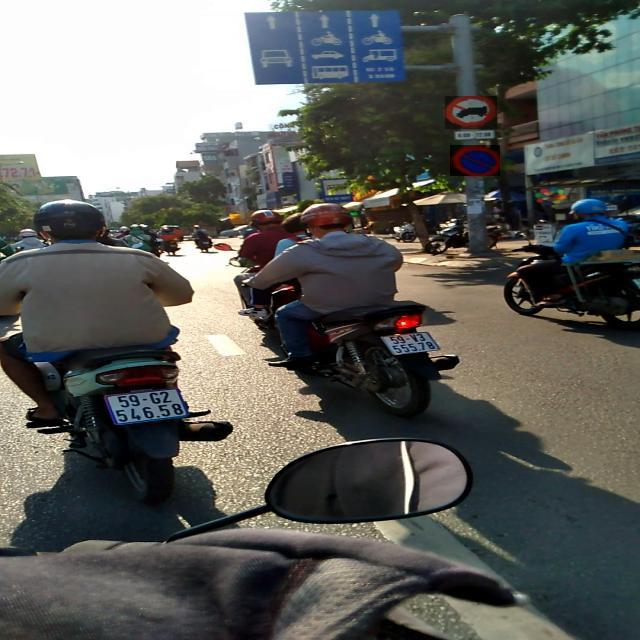
#> input picture dataset/train/images/image_103_jpg.rf.ee6cea25949f7b06dfb25ebe80002746.jpg, 640 x 640 px; its folder holds only this picture in this run
$ python data_preprocessing_demo.py
#> lines starting #> are read from the running program, lines starting #| are printed output that depends on the picture; after the words box and inside, x2 and y2 are one past the last pixel; in counts of white or black regions, pixels touching at a corner belong together
import cv2
import numpy as np
import matplotlib.pyplot as plt
import os
import random

def main():
    print("Đang khởi tạo công cụ phân tích và xử lý dữ liệu...")

    # 1. Cài đặt đường dẫn tới thư mục dataset
    # Trỏ tới thư mục chứa tập train của dataset đã tải về
    dataset_path = '../dataset/train/images'

    if not os.path.exists(dataset_path):
        print(f"❌ Lỗi: Không tìm thấy thư mục {dataset_path}. Vui lòng kiểm tra lại vị trí đặt code.")
        return

    # Lọc lấy danh sách các file ảnh
    image_files = [f for f in os.listdir(dataset_path) if f.endswith(('.jpg', '.png', '.jpeg'))]

    if not image_files:
        print("❌ Lỗi: Không tìm thấy ảnh nào trong thư mục dataset!")
        return

    # Chọn ngẫu nhiên 1 ảnh biển báo trong cục 6700 ảnh để làm mẫu phân tích
    sample_image = random.choice(image_files)
    img_path = os.path.join(dataset_path, sample_image)
    print(f"👉 Đang phân tích ảnh mẫu: {sample_image}")

    # ==========================================
    # PHẦN 1: TẢI ẢNH & HIỂN THỊ CƠ BẢN
    # ==========================================
    # Đọc ảnh bằng OpenCV (Mặc định OpenCV đọc theo hệ màu BGR)
    image_bgr = cv2.imread(img_path)
#> image_bgr is the input picture: shape (640, 640, 3); mean B, G, R 94, 97.7, 96.6
    # Chuyển đổi màu từ BGR sang RGB để hiển thị đúng thực tế trên Matplotlib
    image_rgb = cv2.cvtColor(image_bgr, cv2.COLOR_BGR2RGB)

    # Thiết lập khung vẽ biểu đồ báo cáo
    plt.figure(figsize=(16, 10))
    plt.suptitle(f"Báo cáo Data Preprocessing & Feature Engineering\nFile mẫu: {sample_image}", fontsize=16, fontweight='bold')

    # Ô số 1: Ảnh gốc
    plt.subplot(2, 4, 1)
    plt.imshow(image_rgb)
    plt.title("1. Ảnh gốc (Original RGB)")
    plt.axis('off')

    # ==========================================
    # PHẦN 2: FEATURE ENGINEERING (Tính toán đặc trưng)
    # ==========================================

    # Minh chứng 2.1: Phân tích Màu sắc (Color Histogram)
    # Rất quan trọng vì biển báo giao thông phụ thuộc nhiều vào màu Đỏ/Xanh lam/Vàng
    plt.subplot(2, 4, 2)
    colors = ('r', 'g', 'b')
    for i, col in enumerate(colors):
        # Tính toán phân phối pixel cho từng kênh màu
        hist = cv2.calcHist([image_rgb], [i], None, [256], [0, 256])
        plt.plot(hist, color=col)
        plt.xlim([0, 256])
    plt.title("2. Đặc trưng: Color Histogram")
    plt.xlabel("Giá trị Pixel (0-255)")
    plt.ylabel("Tần suất xuất hiện")

    # Minh chứng 2.2: Trích xuất đường biên/viền hình khối (Canny Edge Detection)
    # Giúp chứng minh AI nhận ra được hình tròn/tam giác của biển báo
    gray_image = cv2.cvtColor(image_bgr, cv2.COLOR_BGR2GRAY)
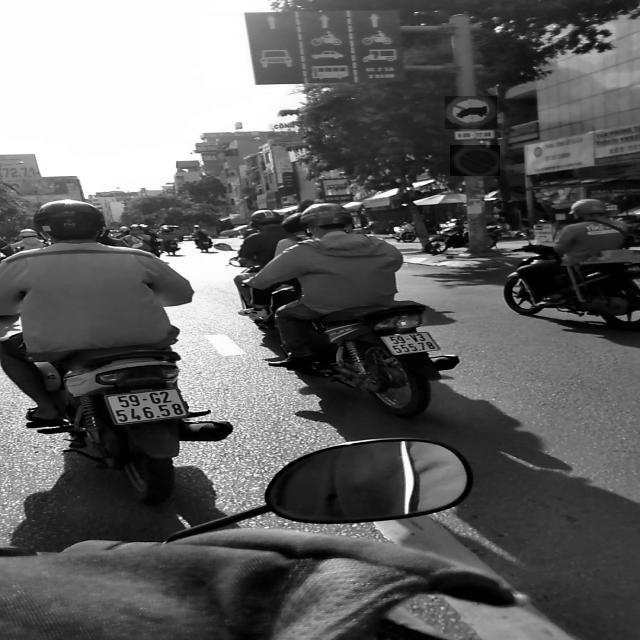
#> gray_image: shape (640, 640); min 0, max 255, mean 96.9
    blurred_gray = cv2.GaussianBlur(gray_image, (5, 5), 0) # Làm mờ giảm nhiễu trước khi lấy biên
    edges = cv2.Canny(blurred_gray, threshold1=100, threshold2=200)
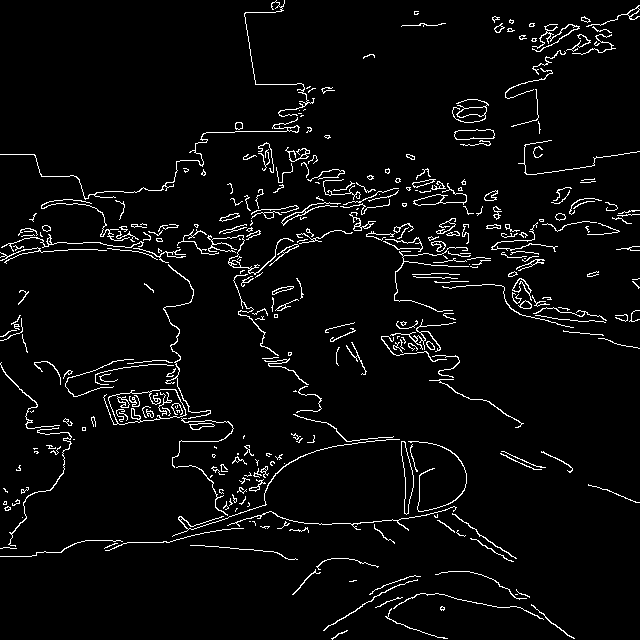
#> edges: shape (640, 640); 4.1% white in thin lines or dots

    plt.subplot(2, 4, 3)
    plt.imshow(edges, cmap='gray')
    plt.title("3. Đặc trưng: Edge Detection (Canny)")
    plt.axis('off')

    # ==========================================
    # PHẦN 3: DATA AUGMENTATION (Tăng cường dữ liệu)
    # Mở rộng dataset thực tế (mô phỏng kỹ thuật YOLO dataloader)
    # ==========================================

    # Minh chứng 3.1: Quay ảnh (Rotation) - Mô phỏng góc cam bị nghiêng
    rows, cols = image_rgb.shape[:2]
#> rows = 640; cols = 640
    # Xoay ngẫu nhiên nghiêng 15 độ
    rotation_matrix = cv2.getRotationMatrix2D((cols/2, rows/2), 15, 1)
    rotated_image = cv2.warpAffine(image_rgb, rotation_matrix, (cols, rows))
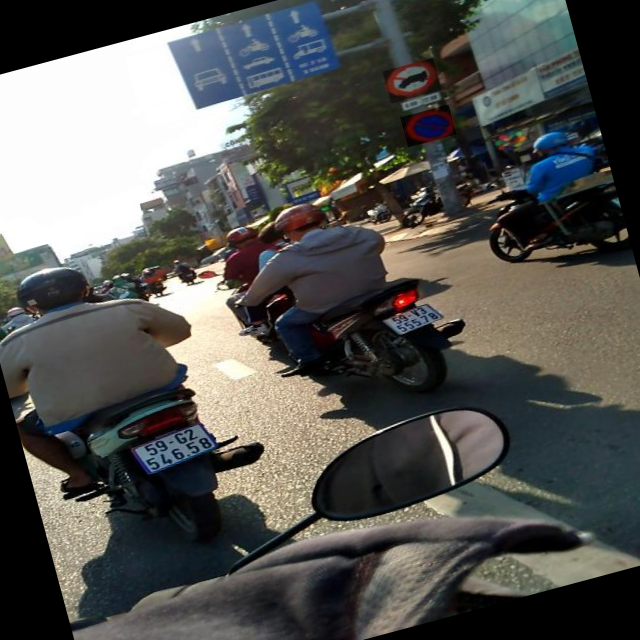
#> rotated_image: shape (640, 640, 3); mean R, G, B 86.2, 86.5, 83.1

    plt.subplot(2, 4, 4)
    plt.imshow(rotated_image)
    plt.title("4. Augment: Xoay (Rotate 15°)")
    plt.axis('off')

    # Minh chứng 3.2: Lật ảnh ngang (Horizontal Flip)
    flipped_image = cv2.flip(image_rgb, 1)
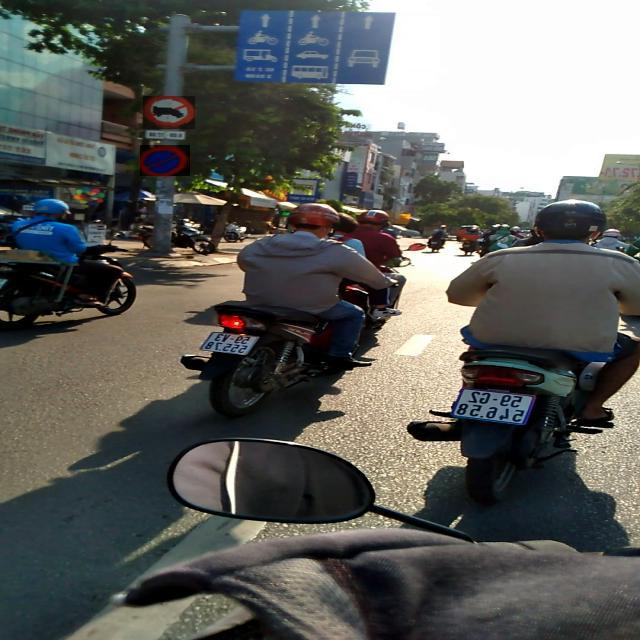
#> flipped_image: shape (640, 640, 3); mean R, G, B 96.6, 97.7, 94

    plt.subplot(2, 4, 5)
    plt.imshow(flipped_image)
    plt.title("5. Augment: Lật ảnh ngang (Flip)")
    plt.axis('off')

    # Minh chứng 3.3: Làm nhòe/mờ (Gaussian Blur) - Mô phỏng sương mù/cam out nét
    blurred_image = cv2.GaussianBlur(image_rgb, (15, 15), 0)
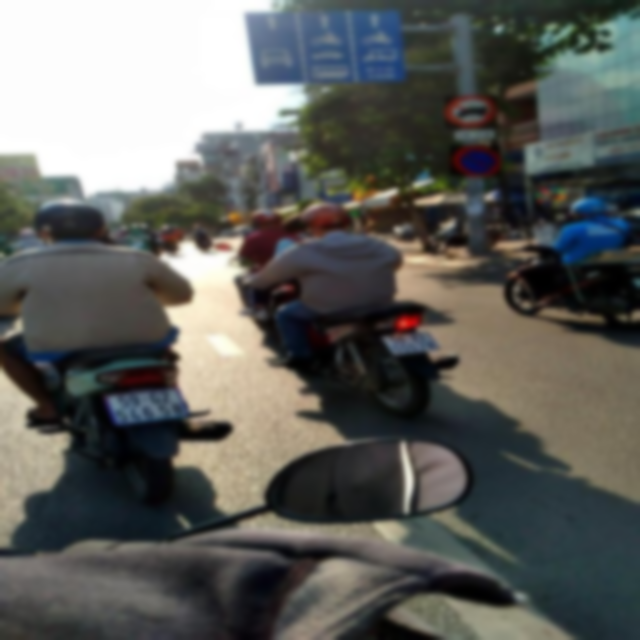
#> blurred_image: shape (640, 640, 3); mean R, G, B 96.6, 97.7, 94

    plt.subplot(2, 4, 6)
    plt.imshow(blurred_image)
    plt.title("6. Augment: Làm nhòe (Gaussian Blur)")
    plt.axis('off')

    # Minh chứng 3.4: Thay đổi độ sáng (Brightness & Contrast) - Mô phỏng thiếu sáng/chói nắng
    bright_image = cv2.convertScaleAbs(image_rgb, alpha=1.2, beta=40)
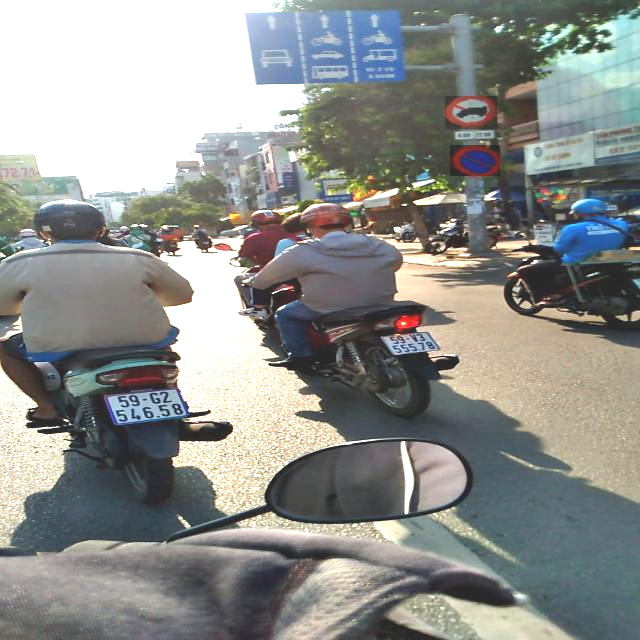
#> bright_image: shape (640, 640, 3); mean R, G, B 143.2, 145.3, 142.1

    plt.subplot(2, 4, 7)
    plt.imshow(bright_image)
    plt.title("7. Augment: Tăng độ sáng chói")
    plt.axis('off')

    # ==========================================
    # PHẦN 4: FINAL PREPROCESSING (Dành cho AI)
    # ==========================================
    # Resize về 640x640 (chuẩn của YOLOv8) và Normalize [0-1]
    resized_image = cv2.resize(image_rgb, (640, 640))
    normalized_image = resized_image / 255.0 # Chuẩn hóa pixel về 0.0 - 1.0

    # Đoạn này để hiển thị trực quan (matplotlib hiểu dải 0-1)
    plt.subplot(2, 4, 8)
    plt.imshow(normalized_image)
    plt.title("8. Preprocess: Resize 640x640 & Normalize")
    plt.axis('off')

    # ==========================================
    # LƯU VÀ HIỂN THỊ BÁO CÁO KẾT QUẢ
    # ==========================================
    plt.tight_layout()
    # Tự động canh lề title
    plt.subplots_adjust(top=0.9)

    output_filename = "BaoCao_Preprocessing_Cua_Toi.png"
    plt.savefig(output_filename, dpi=300)
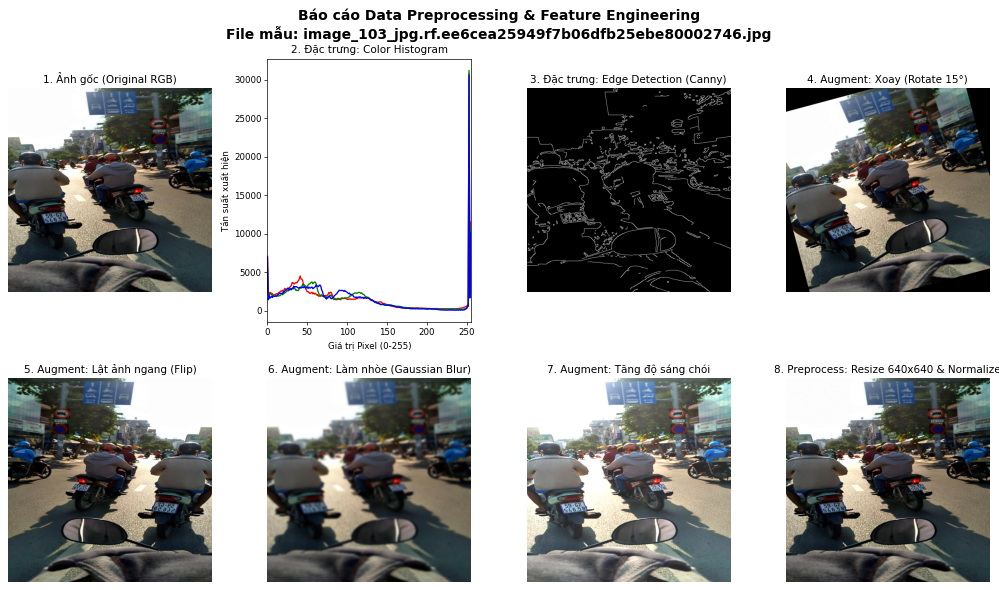
#> figure drawn by matplotlib, 8 panels; panel 2: curve peaks at x = 253, y = 30868; panel 2: curve peaks at x = 253, y = 31215; panel 2: curve peaks at x = 253, y = 30597
    print(f"✅ HOÀN TẤT! Đã xuất ảnh báo cáo phân tích ra file gốc: {output_filename}")
    print("Chụp file ảnh này và cho vào slide/report để báo cáo phân việc của bạn!")

    # Hiển thị lên màn hình máy tính (nếu chạy local)
    plt.show()

if __name__ == "__main__":
    main()

$ run again, on dataset/train/images/image_219_jpg.rf.46f07a246923b8563c655dd7d6290389.jpg
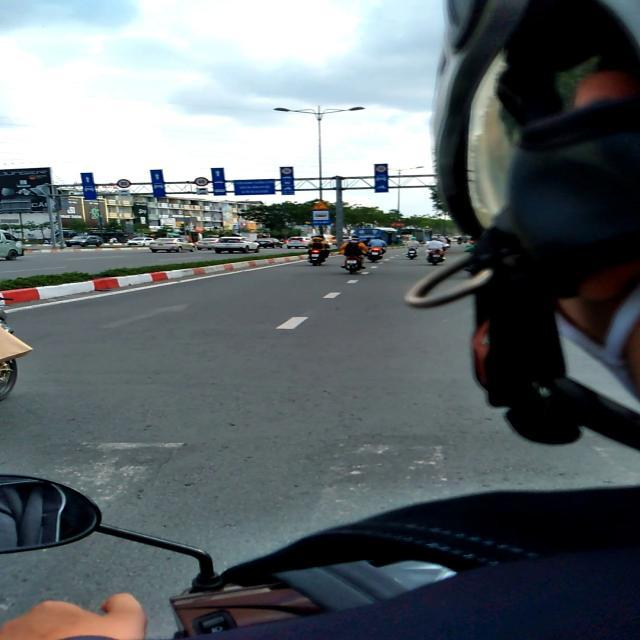
#> input picture dataset/train/images/image_219_jpg.rf.46f07a246923b8563c655dd7d6290389.jpg, 640 x 640 px
#> in main, image_bgr is the input picture: shape (640, 640, 3); mean B, G, R 107.9, 104.6, 97
#> in main, `edges = cv2.Canny(blurred_gray, threshold1=100, threshold2=200)`:
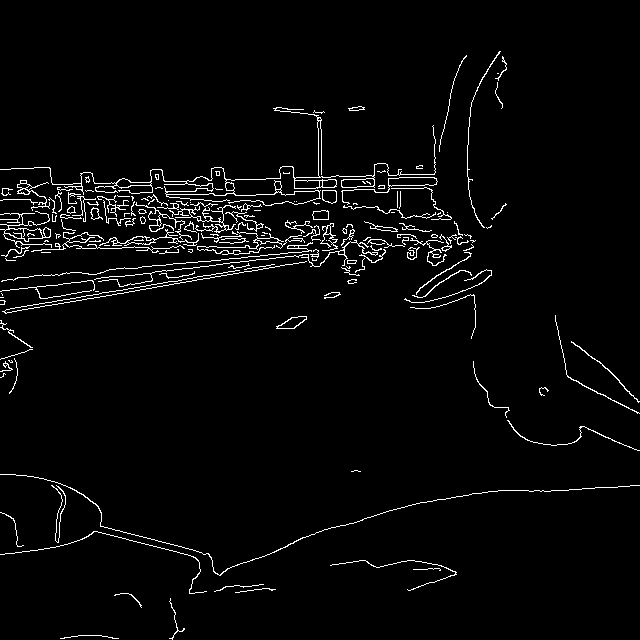
#> edges: shape (640, 640); 3% white in thin lines or dots
#> in main, `bright_image = cv2.convertScaleAbs(image_rgb, alpha=1.2, beta=40)`:
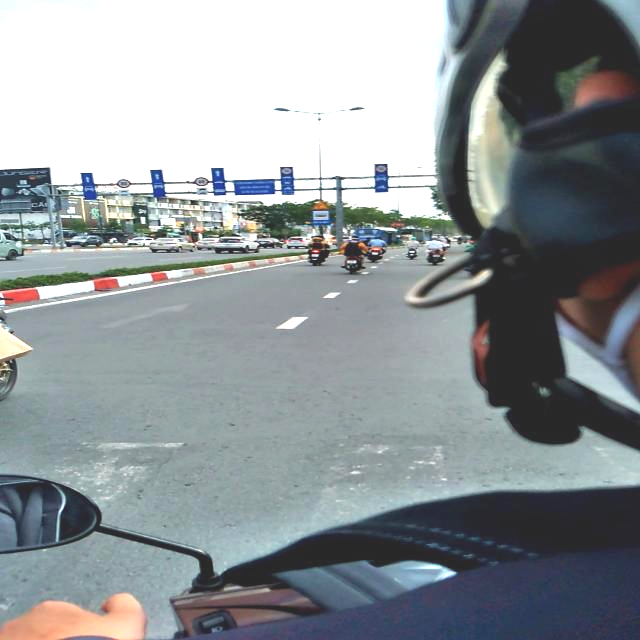
#> bright_image: shape (640, 640, 3); mean R, G, B 142.5, 149, 152.2

$ run again, on dataset/train/images/image_304_jpg.rf.82fef19ec071330a81c18b7c3044cd00.jpg
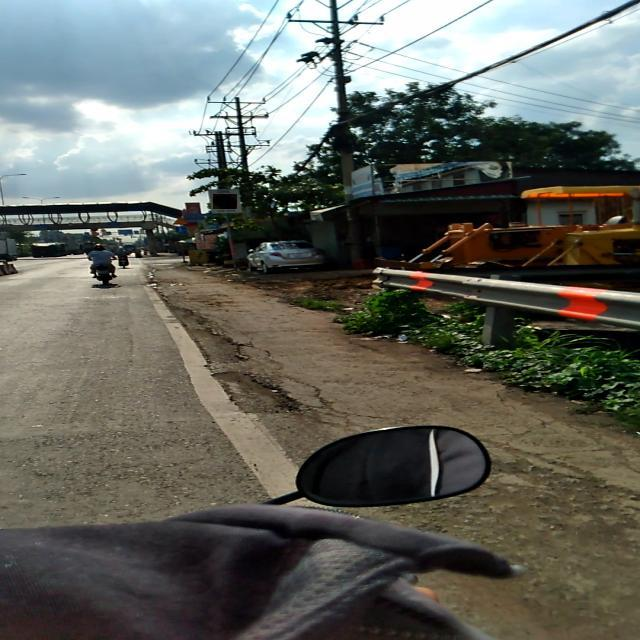
#> input picture dataset/train/images/image_304_jpg.rf.82fef19ec071330a81c18b7c3044cd00.jpg, 640 x 640 px
#> in main, image_bgr is the input picture: shape (640, 640, 3); mean B, G, R 95.6, 102.3, 100.2
#> in main, `edges = cv2.Canny(blurred_gray, threshold1=100, threshold2=200)`:
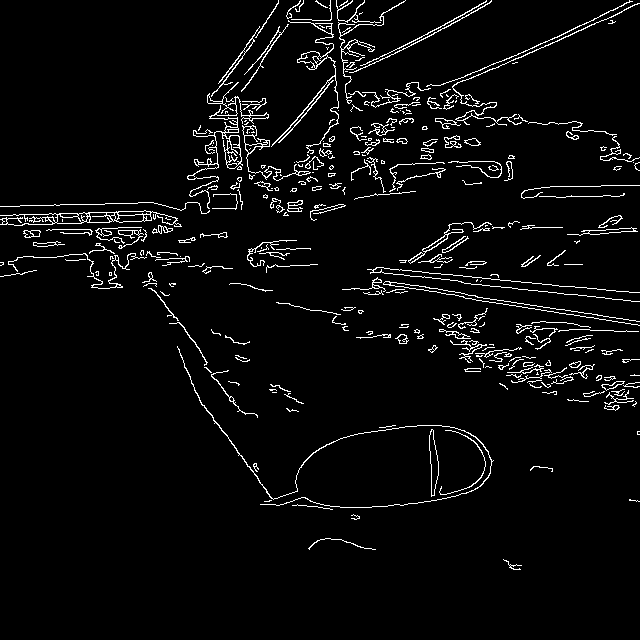
#> edges: shape (640, 640); 4.2% white in thin lines or dots, all inside (x1, y1, x2, y2) = (0, 0, 640, 570)
#> in main, `bright_image = cv2.convertScaleAbs(image_rgb, alpha=1.2, beta=40)`:
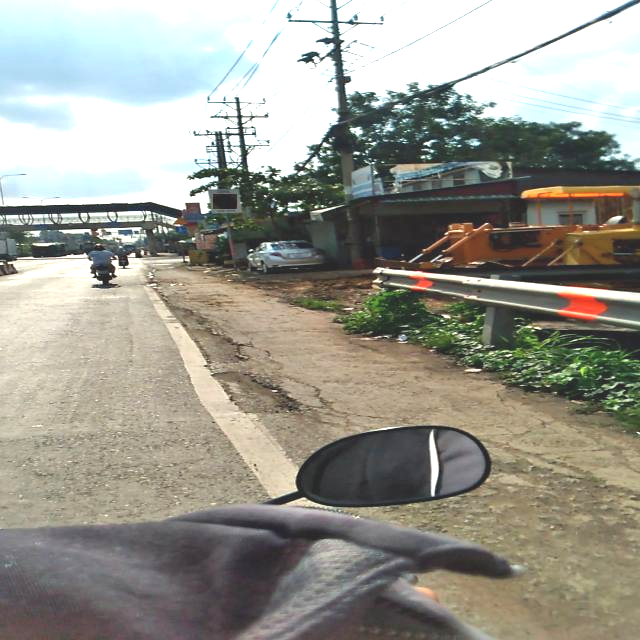
#> bright_image: shape (640, 640, 3); mean R, G, B 153.3, 152.3, 142.8

$ run again, on dataset/train/images/image_315_jpg.rf.84ff43a5a8f22c40b199c941a16cee36.jpg
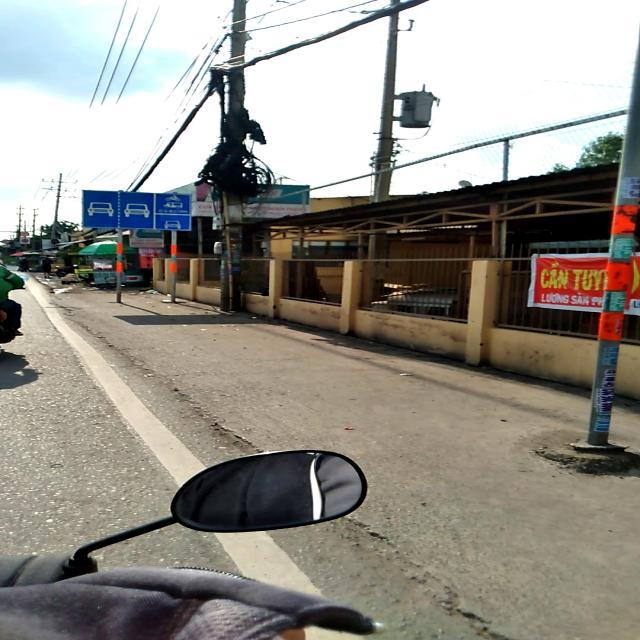
#> input picture dataset/train/images/image_315_jpg.rf.84ff43a5a8f22c40b199c941a16cee36.jpg, 640 x 640 px
#> in main, image_bgr is the input picture: shape (640, 640, 3); mean B, G, R 135, 142.7, 146.3
#> edges: shape (640, 640); 4.3% white in thin lines or dots
#> in main, `bright_image = cv2.convertScaleAbs(image_rgb, alpha=1.2, beta=40)`:
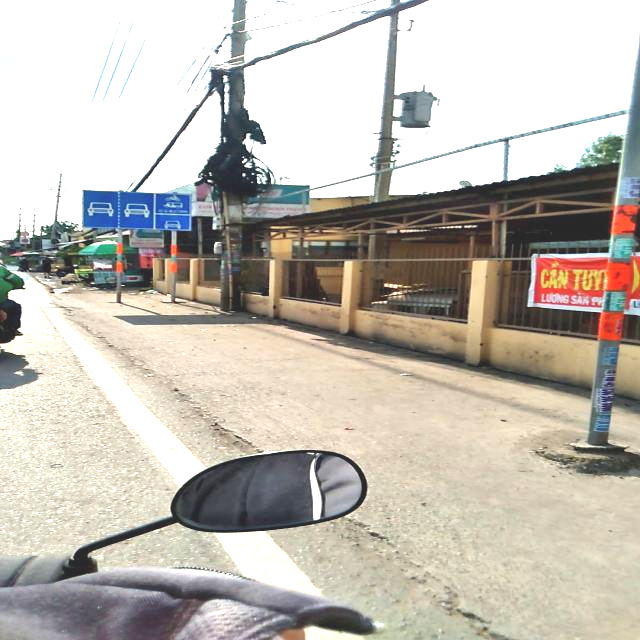
#> bright_image: shape (640, 640, 3); mean R, G, B 193.1, 187.6, 178.7
